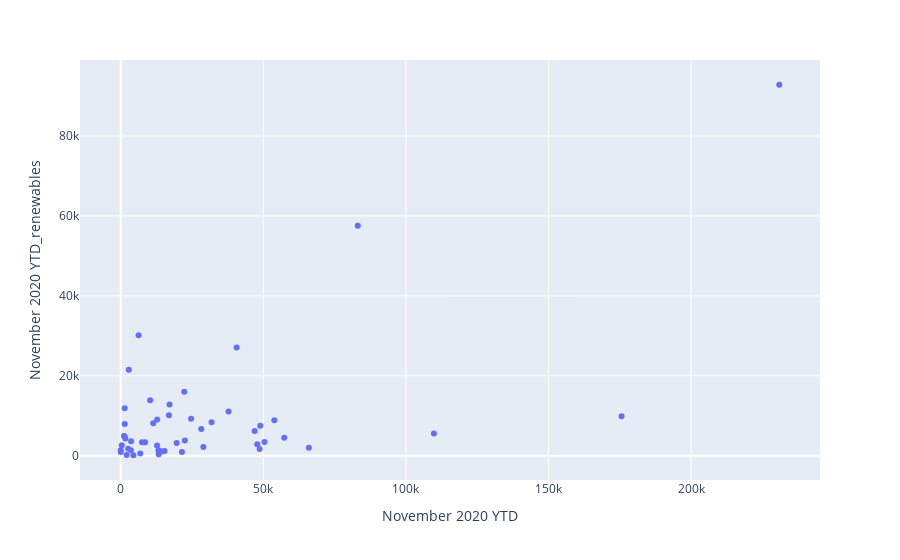

Write notebook code for a chart like this one.
### Code cell
px.scatter(df, x='November 2020 YTD', y='November 2020 YTD_renewables', hover_name=df.index)

### Figure 1 — Plotly figure (JSON) as saved in the notebook; plotly's stock layout.template omitted (floating-point values rounded to 4 significant figures)
{"data": [{"hovertemplate": "<b>%{hovertext}</b><br><br>November 2020 YTD=%{x}<br>November 2020 YTD_renewables=%{y}<extra></extra>", "hovertext": ["Connecticut", "Maine", "Massachusetts", "New Hampshire", "Rhode Island", "Vermont", "New Jersey", "New York", "Pennsylvania", "Illinois", "Indiana", "Michigan", "Ohio", "Wisconsin", "Iowa", "Kansas", "Minnesota", "Missouri", "Nebraska", "North Dakota", "South Dakota", "Delaware", "Florida", "Georgia", "Maryland", "North Carolina", "South Carolina", "Virginia", "West Virginia", "Alabama", "Kentucky", "Mississippi", "Tennessee", "Arkansas", "Louisiana", "Oklahoma", "Texas", "Arizona", "Colorado", "Idaho", "Montana", "Nevada", "New Mexico", "Utah", "Wyoming", "California", "Oregon", "Washington", "Alaska", "Hawaii"], "legendgroup": "", "marker": {"color": "#636efa", "symbol": "circle"}, "mode": "markers", "name": "", "orientation": "v", "showlegend": false, "type": "scatter", "x": [21440, 1614, 12709, 3531, 6814, 2, 28953, 48921, 109796, 22255, 28222, 31851, 47849, 19600, 6255, 2831, 10298, 7432, 1393, 1383, 1138, 4423, 175573, 53844, 13234, 37775, 22475, 57319, 2598, 50369, 13302, 48699, 14165, 15342, 65959, 40634, 230883, 46952, 17113, 3644, 352, 24661, 11389, 8519, 1317, 83108, 16895, 12752, 2060, 0], "xaxis": "x", "y": [912, 4288, 2585, 1399, 568, 951, 2209, 7481, 5569, 15980, 6710, 8383, 2867, 3179, 30117, 21507, 13873, 3393, 7956, 11906, 4953, 120, 9853, 8884, 1385, 11048, 3780, 4498, 1773, 3438, 380, 1682, 1087, 1176, 2023, 27106, 92825, 6168, 12798, 3632, 2607, 9227, 8153, 3372, 4782, 57514, 10133, 9062, 189, 1377], "yaxis": "y"}], "layout": {"legend": {"tracegroupgap": 0}, "margin": {"t": 60}, "xaxis": {"anchor": "y", "domain": [0, 1], "title": {"text": "November 2020 YTD"}}, "yaxis": {"anchor": "x", "domain": [0, 1], "title": {"text": "November 2020 YTD_renewables"}}}}
